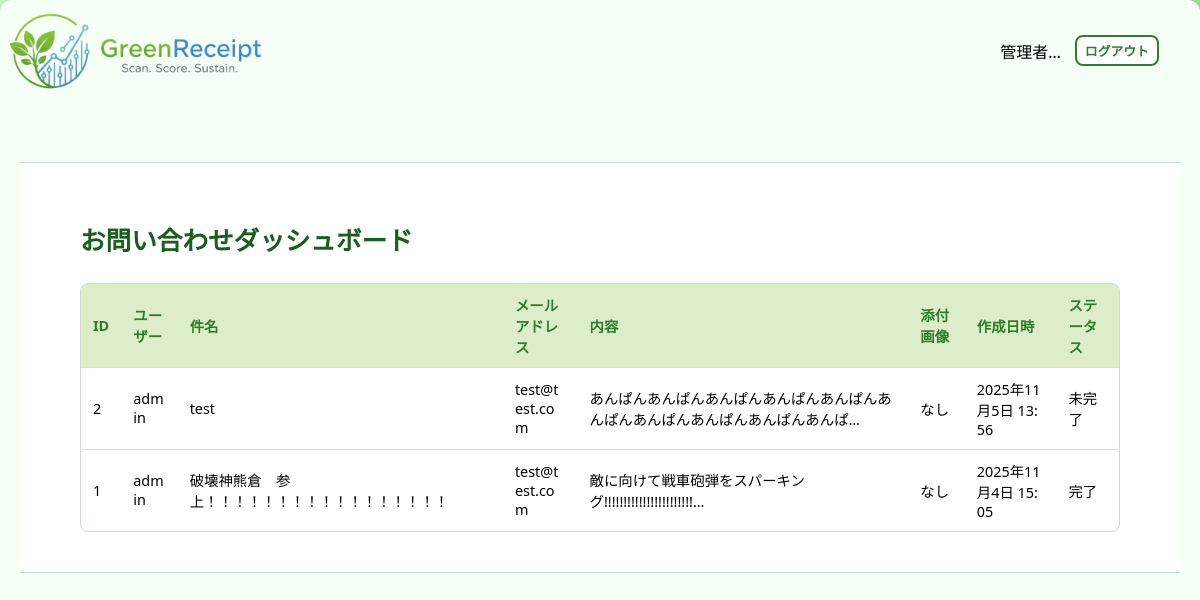
The app's page /staff/inquiries/dashboard/ (signed in), older data.
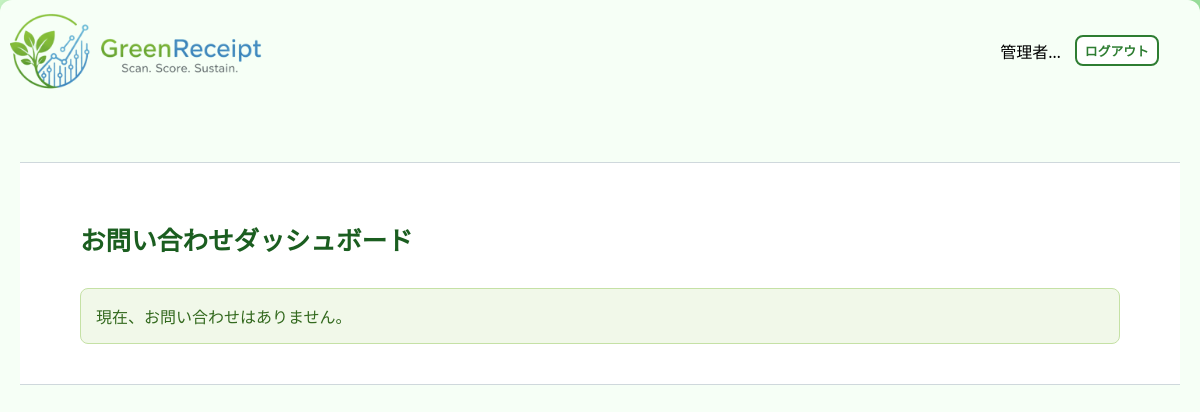
The same page, newer data.
### core/models.py (models this page shows, shortened)
class Inquiry(models.Model):
    user = models.ForeignKey(settings.AUTH_USER_MODEL, on_delete=models.SET_NULL,
                             null=True, blank=True, verbose_name='問い合わせユーザー')
    reply_to_email = models.EmailField(
        max_length=100, verbose_name='返信先メールアドレス')
    created_at = models.DateTimeField(auto_now_add=True, verbose_name='作成日時')
    subject = models.CharField(max_length=100, verbose_name='件名')
    body_text = models.TextField(verbose_name='内容')
    image = models.ImageField(
        upload_to='inquiries/', null=True, blank=True, verbose_name='添付画像')
    is_replied = models.BooleanField(default=False, verbose_name='返信済み')
    reply_message = models.TextField(blank=True, verbose_name='返信内容')
    class Meta:
        verbose_name = 'お問い合わせ'
        verbose_name_plural = 'お問い合わせ'

### accounts/models.py (models this page shows)
class CustomUser(AbstractUser):
    username = models.CharField(
        "ユーザー名",
        max_length=50,
        unique=True,
        help_text=(
            "必須。50文字以下。文字、数字、および @/./+/-/_ のみ使用できます。"
        ),
        validators=[AbstractUser.username_validator],
        error_messages={
            "unique": _("A user with that username already exists."),
        },
    )
    email = models.EmailField(_("email address"), unique=True)
    is_verified = models.BooleanField(default=False, verbose_name='メール認証済み')
    verification_token = models.CharField(max_length=100, blank=True, null=True, unique=True, verbose_name='認証トークン')
    ROLE_CHOICES = (
        ('system', 'システム管理者'),
        ('admin', '管理者'),
        ('store', '店舗'),
        ('user', '一般ユーザー'),
    )
    current_points = models.IntegerField(default=0, verbose_name='ポイント')
    rank = models.CharField(max_length=10, default='seed', verbose_name='ランク')
    updated_at = models.DateTimeField(auto_now=True, verbose_name='アカウント更新日時')
    birthday = models.DateField(verbose_name='生年月日', null=True, blank=True)
    purchased_amount = models.IntegerField(default=0, verbose_name='購入点数')
    lastmonth_point = models.IntegerField(default=0, verbose_name='先月獲得ポイント')
    current_coupons = models.ManyToManyField(
        'core.Coupon', verbose_name='所持クーポン', blank=True)
    role = models.CharField(
        max_length=10, choices=ROLE_CHOICES, default='user', verbose_name='役割')
    store = models.ForeignKey(
        'core.Store', on_delete=models.SET_NULL, null=True, blank=True, verbose_name='所属店舗')
    class Meta:
        verbose_name = 'ユーザー'
        verbose_name_plural = 'ユーザー'

### core/views.py (the view)
# urls.py: path("staff/inquiries/dashboard/", views.admin_inquiry_dashboard, name="admin_inquiry_dashboard"),
@staff_member_required
def admin_inquiry_dashboard(request):
    inquiries = Inquiry.objects.all().order_by('-id')
    context = {
        'inquiries': inquiries
    }
    return render(request, 'admin/inquiry_dashboard.html', context)

### core/templates/admin/inquiry_dashboard.html (shortened to what this page needs)
{% extends 'admin/admin_base.html' %}
{% block content %}
  <main class="dashboard-main">
    <div class="dashboard-container">
      <h1>お問い合わせダッシュボード</h1>
      {% if inquiries %}
        <div class="table-responsive">
          <table class="table">
            <thead>
              <tr>
                <th>ID</th>
                <th>ユーザー</th>
                <th>件名</th>
                <th>メールアドレス</th>
                <th>内容</th>
                <th>添付画像</th>
                <th>作成日時</th>
                <th>ステータス</th>
              </tr>
            </thead>
            <tbody>
              {% for inquiry in inquiries %}
                <tr data-href="{% url 'core:inquiry_detail' inquiry.id %}">
                  <td>{{ inquiry.id }}</td>
                  <td>
                    {% if inquiry.user %}
                      {{ inquiry.user.username }}
                    {% else %}
                      ゲスト
                    {% endif %}
                  </td>
                  <td>{{ inquiry.subject }}</td>
                  <td>{{ inquiry.reply_to_email }}</td>
                  <td>{{ inquiry.body_text|truncatechars:40 }}</td>
                  <td>
                    {% if inquiry.image %}
                      <a href="{{ inquiry.image.url }}" target="_blank" onclick="event.stopPropagation();">表示</a>
                    {% else %}
                      なし
                    {% endif %}
                  </td>
                  <td>{{ inquiry.created_at|date:'Y年n月j日 H:i' }}</td>
                  <td>{{ inquiry.is_replied|yesno:"完了,未完了" }}</td>
                </tr>
              {% endfor %}
            </tbody>
          </table>
        </div>
      {% else %}
        <div class="alert alert-info">現在、お問い合わせはありません。</div>
      {% endif %}
    </div>
  </main>
{% endblock %}

Row changes from the older to the newer data that the page shows:
removed Inquiry: id "2", user.username "admin", subject "test", reply_to_email "test@test.com", body_text "あんぱんあんぱんあんぱんあんぱんあんぱんあんぱんあんぱんあんぱんあんぱんあんぱ…", image "なし", created_at "2025年11月5日 13:56", is_replied "未完了"
removed Inquiry: id "1", user.username "admin", subject "破壊神熊倉 参上！！！！！！！！！！！！！！！！！", reply_to_email "test@test.com", body_text "敵に向けて戦車砲弾をスパーキング!!!!!!!!!!!!!!!!!!!!!!!…", image "なし", created_at "2025年11月4日 15:05", is_replied "完了"
Text that changed along with them:
text no longer shown: "ID ユーザー 件名 メールアドレス 内容 添付画像 作成日時 ステータス"
text now shown: "現在、お問い合わせはありません。"
